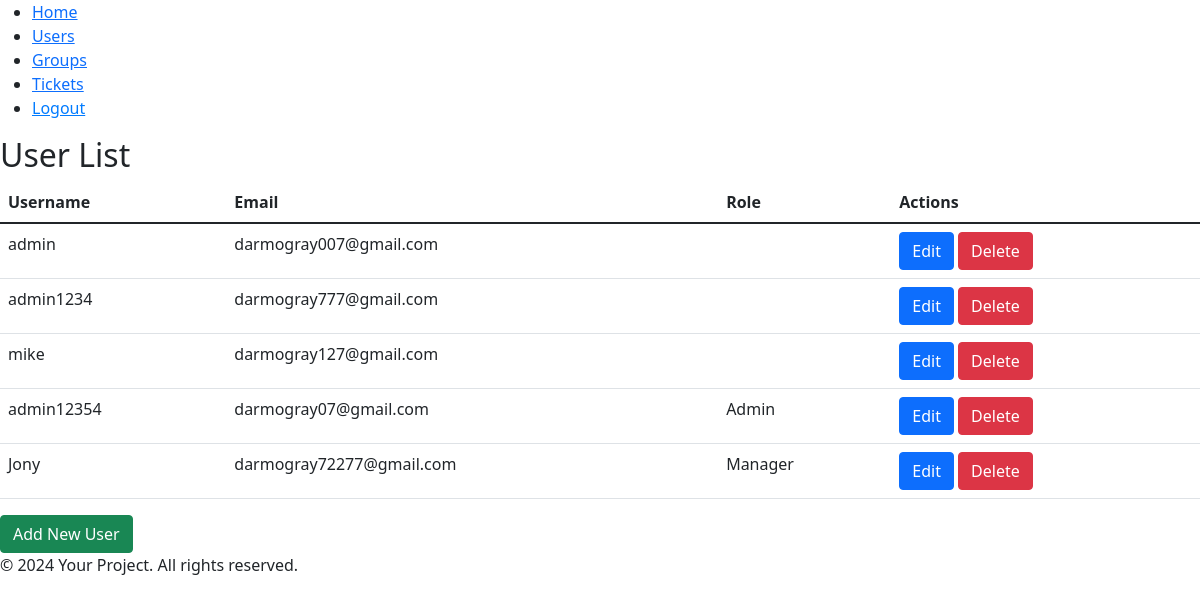
Before: /users/ (signed in) with the older database file.
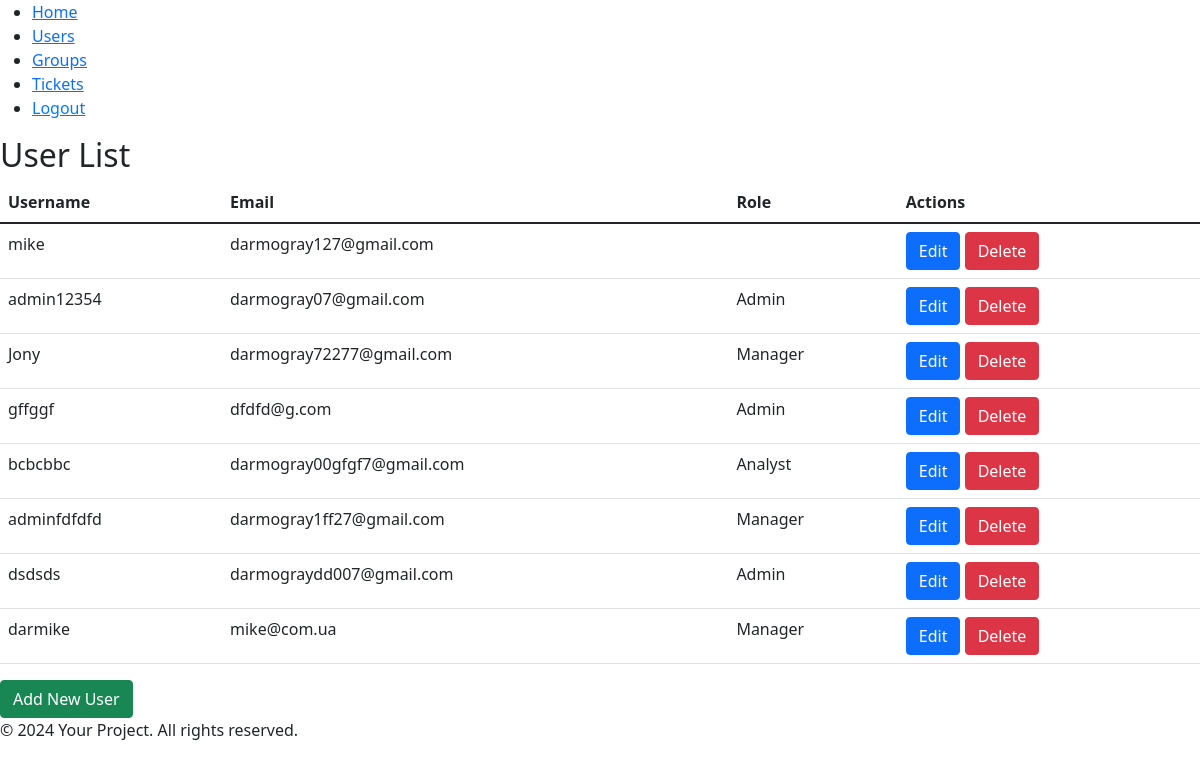
After: the same page with the newer database file.
### main/models.py (models this page shows)
class User(AbstractUser):
    ROLE_CHOICES = (
        ('Admin', 'Administrator'),
        ('Manager', 'Manager'),
        ('Analyst', 'Analyst'),
    )
    role = models.CharField(max_length=50, choices=ROLE_CHOICES)
    groups = models.ManyToManyField('Group', related_name='users', blank=True)
    user_permissions = models.ManyToManyField('Permission', related_name='users', blank=True)

### main/views.py (the view)
# urls.py: path('users/', views.user_list, name='user_list'),
@login_required
@user_passes_test(user_is_admin)
def user_list(request):
    users = User.objects.all()
    return render(request, 'users/users_list.html', {'users': users})

### main/views.py (called while the page is built)
def user_is_admin(user):
    return user.role == 'Admin'

### main/templates/users/users_list.html
{% extends 'base.html' %}
{% block content %}
<h2>User List</h2>
<table class="table">
    <thead class="thead-dark">
        <tr>
            <th scope="col">Username</th>
            <th scope="col">Email</th>
            <th scope="col">Role</th>
            <th scope="col">Actions</th>
        </tr>
    </thead>
    <tbody>
        {% for user in users %}
        <tr>
            <td>{{ user.username }}</td>
            <td>{{ user.email }}</td>
            <td>{{ user.role }}</td>
            <td>
                <a href="{% url 'user_update' user.id %}" class="btn btn-primary">Edit</a>
                <a href="{% url 'user_delete' user.id %}" class="btn btn-danger">Delete</a>
            </td>
        </tr>
        {% endfor %}
    </tbody>
</table>
<a href="{% url 'user_create' %}" class="btn btn-success">Add New User</a>
{% endblock %}

### main/templates/base.html (shortened to what this page needs)
{% load static %}
<!DOCTYPE html>
<html lang="en">
<head>
    <link href="https://cdn.jsdelivr.net/npm/bootstrap@5.1.3/dist/css/bootstrap.min.css" rel="stylesheet">
</head>
<body>
    <header>
        <nav>
            <ul>
                <li><a href="{% url 'home' %}">Home</a></li>
                {% if user.is_authenticated %}
                    <li><a href="{% url 'user_list' %}">Users</a></li>
                    <li><a href="{% url 'group_list' %}">Groups</a></li>
                    <li><a href="{% url 'ticket_list' %}">Tickets</a></li>
                    <li>
                        <form action="{% url 'logout' %}" method="post" style="display: inline;">
                            <button type="submit" style="background: none; border: none; padding: 0; color: #007bff; cursor: pointer; text-decoration: underline;">
                                Logout
                            </button>
                        </form>
                    </li>
                {% else %}
                    <li><a href="{% url 'login' %}">Login</a></li>
                    <li><a href="{% url 'register' %}">Register</a></li>
                {% endif %}
            </ul>
        </nav>
    </header>
    <main>
        {% block content %}
        {% endblock %}
    </main>
    <footer>
        <p>&copy; 2024 Your Project. All rights reserved.</p>
    </footer>
</body>
</html>

Changed rows visible on the page:
removed User: username "admin", email "darmogray007@gmail.com"
removed User: username "admin1234", email "darmogray777@gmail.com"
added User: username "gffggf", email "dfdfd@g.com", role "Admin"
added User: username "bcbcbbc", email "darmogray00gfgf7@gmail.com", role "Analyst"
added User: username "adminfdfdfd", email "darmogray1ff27@gmail.com", role "Manager"
added User: username "dsdsds", email "darmograydd007@gmail.com", role "Admin"
added User: username "darmike", email "mike@com.ua", role "Manager"
